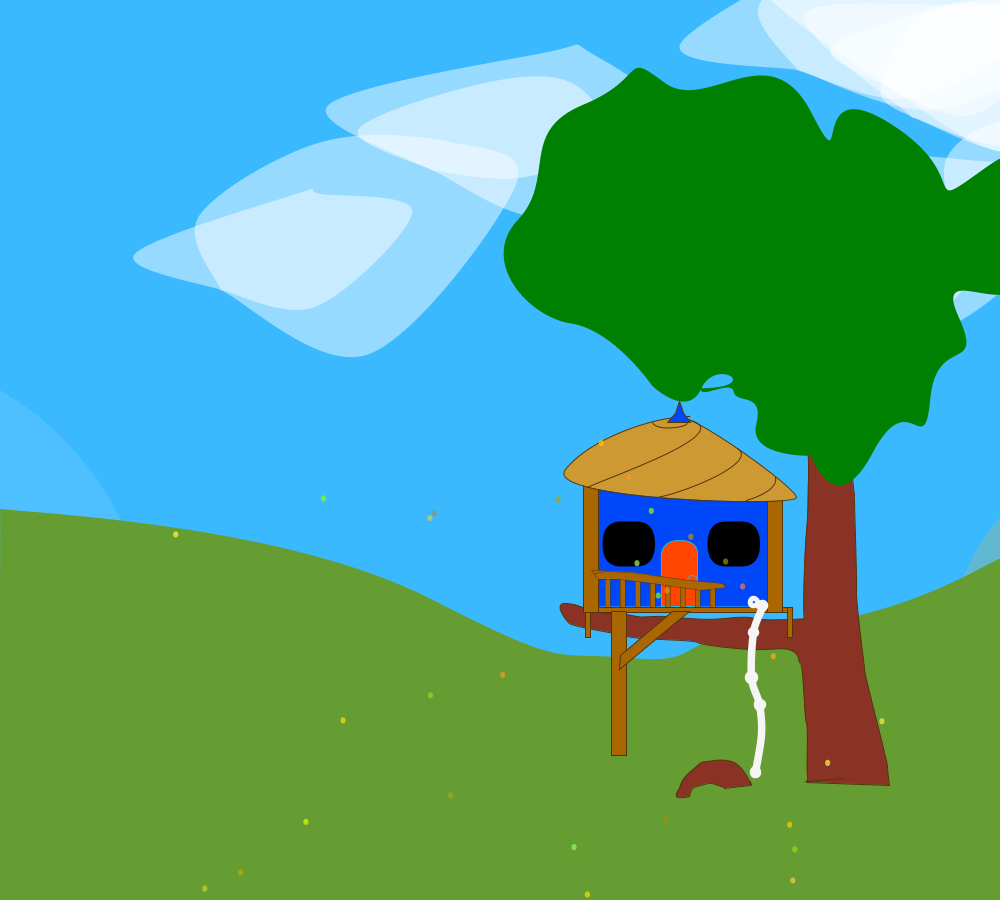
Frame 1 (no input)
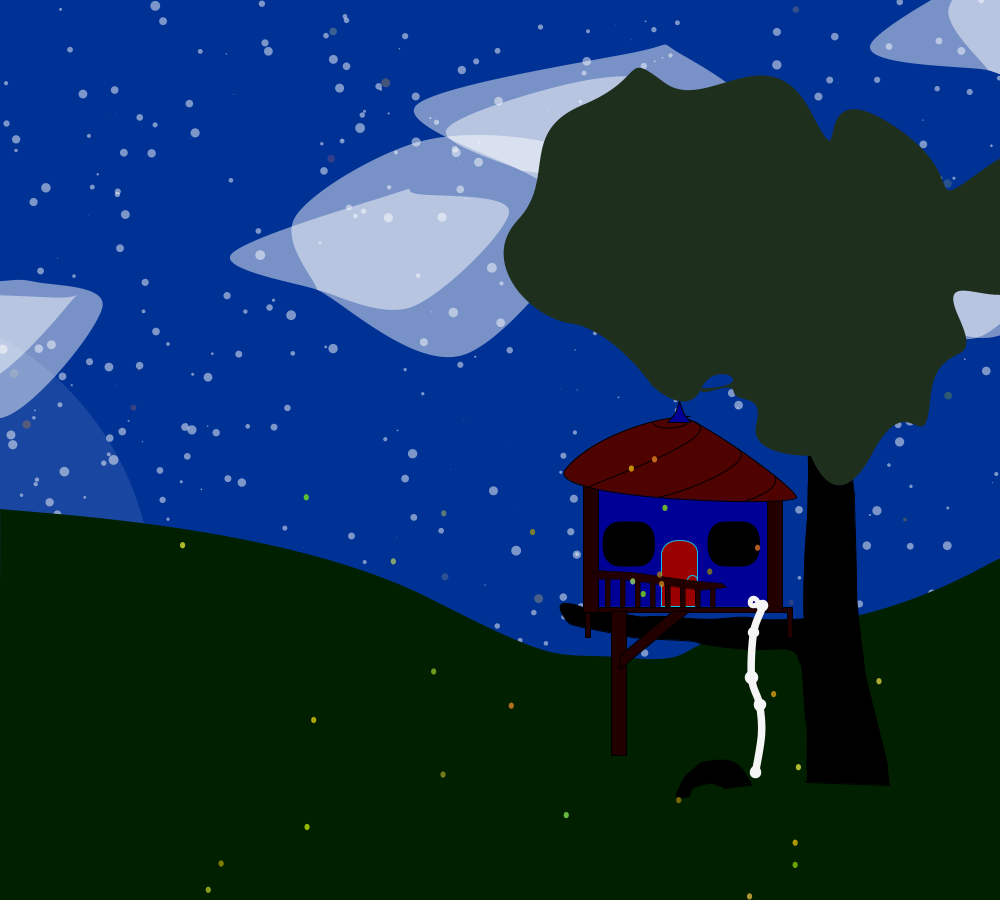
Frame 60 (the mouse pressed at the canvas centre just before this capture)
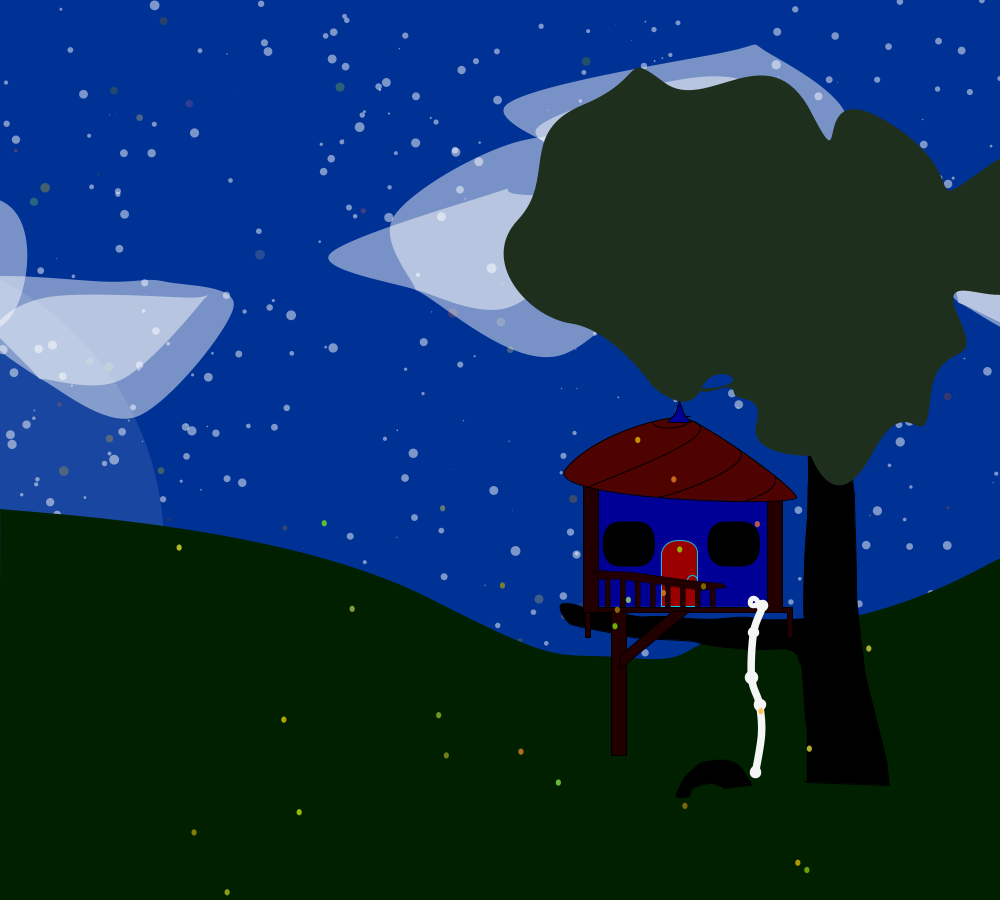
Frame 120 (the mouse held since frame 60 and released just before this capture)

The Processing sketch that drew these frames (run headless with seeded random() and noise(); from frame 60 on, the mouse is pressed at the canvas centre):

// Processing sketch: processing_133917
// ── processing_133917.pde

// James Robe
// NMD 295
// "My tree House" 1-22-14
//the following code is code design assistor

moon t1 = new moon();
Sun s1 = new Sun(); 
Cloud c1 = new Cloud(); 
Cloud c2 = new Cloud(); 
Cloud c3 = new Cloud(); 
Cloud c4 = new Cloud(); 
Cloud c5 = new Cloud(); 
Cloud c6 = new Cloud(); 
Cloud c7 = new Cloud(); 
Cloud c8 = new Cloud(); 


int numberShape = 1;
int number = 0;
float light1 = 0;
float light = 0;

int cChange;

ArrayList<Stars> manyStars;
ArrayList<fireflies> manyFlies;


// within the following are the color variables for all of 
// the colors I use within this simulation

color skyblue = #3BB9FF; //color of sky
color grassgreen = #659D32; //color of grass
color treebrown = #8A3324; //tree color
color treebrown1 = #53350A; // tree outline color
color sandybrown = #CC9933; //wood color for house
color indigo = #0147FA; // roof top peice and house color
color supportwood = #AA6600;
color door = #FF4500;
color rope = #F5F5F5;
color treeL = #008000;

// window color values
color windowDay = color(255, 255, 155); //window day color
color windowNight = color(255, 255, 155);//night window color

void setup()
{ 
  
  size(1000,900); // pretty self explanitory
  
  ///////////////////////////////////////////
  // set's up the array list for the star class
   manyStars = new ArrayList<Stars>();
  // in the beginning 500 star objects are added to the array
  // many stars, it asigns each of them a permanent location
    for (int i = 0; i <= 700; i += 1)
  {
    float starY = random(0, 1000);
    float starX = random(0, 1000);
    manyStars.add(new Stars(starX, starY));
  }
  /////////////////////////////////////////////
  manyFlies = new ArrayList<fireflies>();
  
  for (int i = 0; i <= 30; i += 1){
  float fireX = random(0, 1000);
  float fireY = random(450, 1000);
  manyFlies.add(new fireflies(fireX, fireY));
  }
  /////////////////////////////////////////////
  //set's up a firefly array list
  
}

void draw()
{
    background(skyblue);
    smooth(4);
  
  // says go count up to as many items that are in the array list
  // many stars and run the function run.  Run simply is a umbrella
  // function that runs a bunch of other function
  for(int i=0; i<manyStars.size(); i++){
  Stars currentStars = manyStars.get(i);
  currentStars.run();
  }
  
  
 
 
  // creating all of my cloud classes,  sun class,  and moon class
   
   t1.update(); // moon
   s1.update(); // sun
   
   // clouds,  I have 8
   c1.update(); 
   c2.update(); 
   c3.update(); 
   c4.update();
   c5.update(); 
   c6.update(); 
   c7.update(); 
   c8.update(); 


   
   
   
////////////////////////////////////////////////////////
//hard coded values for the background scenery
//this shape is the large ground green mass for the grass. 
  noStroke();
  fill(grassgreen);
beginShape();
vertex(0.0, 509.0);
bezierVertex(-22.0, 682.0, -65.0, 503.0, 0.0, 509.0);
bezierVertex(65.0, 515.0, 292.0, 528.0, 431.0, 599.0);
bezierVertex(570.0, 670.0, 550.0, 651.0, 631.0, 658.0);
bezierVertex(712.0, 665.0, 661.0, 637.0, 787.0, 627.0);
bezierVertex(913.0, 617.0, 999.0, 555.0, 1000.0, 559.0);
bezierVertex(1001.0, 563.0, 1001.0, 966.0, 1000.0, 975.0);
bezierVertex(999.0, 984.0, 3.0, 983.0, 0.0, 985.0);
bezierVertex(-3.0, 987.0, 1.0, 529.0, 0.0, 509.0);
endShape();




//master shift and translate function
scale(.5,.5);
translate(800,800);

// this is the code to draw the tree
fill(treebrown);
strokeWeight(2);
stroke(treebrown1);

beginShape();
vertex(812.0, 762.0);
bezierVertex(983.0, 749.0, 812.0, 762.0, 812.0, 762.0);
bezierVertex(812.0, 762.0, 816.0, 761.0, 814.0, 751.0);
bezierVertex(812.0, 741.0, 816.0, 651.0, 812.0, 645.0);
bezierVertex(808.0, 639.0, 807.0, 531.0, 801.0, 526.0);
bezierVertex(795.0, 521.0, 799.0, 510.0, 786.0, 503.0);
bezierVertex(773.0, 496.0, 768.0, 497.0, 730.0, 499.0);
bezierVertex(692.0, 501.0, 606.0, 490.0, 595.0, 484.0);
bezierVertex(584.0, 478.0, 479.0, 479.0, 455.0, 472.0);
bezierVertex(431.0, 465.0, 348.0, 453.0, 339.0, 446.0);
bezierVertex(330.0, 439.0, 305.0, 404.0, 333.0, 407.0);
bezierVertex(361.0, 410.0, 348.0, 410.0, 385.0, 420.0);
bezierVertex(422.0, 430.0, 411.0, 423.0, 448.0, 428.0);
bezierVertex(485.0, 433.0, 467.0, 435.0, 506.0, 433.0);
bezierVertex(545.0, 431.0, 594.0, 443.0, 649.0, 437.0);
bezierVertex(704.0, 431.0, 700.0, 437.0, 724.0, 439.0);
bezierVertex(748.0, 441.0, 813.0, 438.0, 809.0, 437.0);
bezierVertex(805.0, 436.0, 808.0, 308.0, 812.0, 265.0);
bezierVertex(816.0, 222.0, 815.0, 188.0, 816.0, 159.0);
bezierVertex(817.0, 130.0, 812.0, -30.0, 810.0, -30.0);
bezierVertex(808.0, -30.0, 884.0, -34.0, 884.0, -34.0);
bezierVertex(884.0, -34.0, 910.0, 215.0, 908.0, 188.0);
bezierVertex(906.0, 161.0, 914.0, 345.0, 913.0, 379.0);
bezierVertex(912.0, 413.0, 929.0, 528.0, 929.0, 539.0);
bezierVertex(929.0, 550.0, 975.0, 723.0, 975.0, 733.0);
bezierVertex(975.0, 743.0, 978.0, 770.0, 978.0, 770.0);
bezierVertex(978.0, 770.0, 813.0, 764.0, 813.0, 764.0);
endShape();

beginShape();
vertex(702.0, 770.0);
bezierVertex(697.0, 750.0, 702.0, 770.0, 702.0, 770.0);
bezierVertex(702.0, 770.0, 686.0, 729.0, 662.0, 723.0);
bezierVertex(638.0, 717.0, 627.0, 722.0, 614.0, 723.0);
bezierVertex(601.0, 724.0, 601.0, 725.0, 592.0, 733.0);
bezierVertex(583.0, 741.0, 583.0, 740.0, 572.0, 751.0);
bezierVertex(561.0, 762.0, 559.0, 776.0, 559.0, 776.0);
bezierVertex(559.0, 776.0, 550.0, 786.0, 553.0, 792.0);
bezierVertex(556.0, 798.0, 578.0, 792.0, 578.0, 792.0);
bezierVertex(578.0, 792.0, 581.0, 779.0, 584.0, 776.0);
bezierVertex(587.0, 773.0, 600.0, 770.0, 600.0, 770.0);
bezierVertex(600.0, 770.0, 618.0, 764.0, 624.0, 766.0);
bezierVertex(630.0, 768.0, 649.0, 775.0, 649.0, 775.0);
bezierVertex(649.0, 775.0, 648.0, 776.0, 648.0, 776.0);
bezierVertex(648.0, 776.0, 699.0, 770.0, 699.0, 770.0);
bezierVertex(699.0, 770.0, 703.0, 769.0, 703.0, 769.0);
endShape();


////////////////////building supports
fill(supportwood);
stroke(treebrown1);
strokeWeight(2);


//peices of wood at the very bottom of house
beginShape();
vertex(370,414);
vertex(775,414);
vertex(775,424);
vertex(370,424);
vertex(370,414);
endShape();

rect(775,414, 10, 60);
rect(370,414, 10, 60);

//support beams branching from the ground
rect(422,711,30, -288);

beginShape();
vertex(440,511);
vertex(545,423);
vertex(579,422);
vertex(439,539);
vertex(440,511);
endShape();

//building side supports
rect(366,170,30,254);
rect(765,170,-30,254);

////////////////////////end of building supports

//front wall
fill(indigo);
noStroke();
beginShape();
vertex(398,160);
vertex(734,193);
vertex(734,413);
vertex(398,413);
vertex(398,160);
endShape();

//door
fill(door);
stroke(#0EBFE9);
beginShape();
vertex(523.0, 412.0);
bezierVertex(523.0, 412.0, 523.0, 412.0, 523.0, 412.0);
bezierVertex(523.0, 412.0, 523.0, 308.0, 523.0, 308.0);
bezierVertex(523.0, 308.0, 523.0, 279.0, 561.0, 280.0);
bezierVertex(599.0, 281.0, 594.0, 309.0, 594.0, 309.0);
bezierVertex(594.0, 309.0, 594.0, 412.0, 594.0, 412.0);
bezierVertex(594.0, 412.0, 524.0, 412.0, 524.0, 412.0);
endShape();

ellipse(584,360,20,20);

//railway
stroke(treebrown1);
strokeWeight(1);
fill(supportwood);

rect(410,414,10,-60);
rect(440,414,10,-65);
rect(470,414,10,-64);
rect(500,414,10,-57);
rect(530,414,10,-54);
rect(560,414,10,-50);
rect(590,414,10,-48);
rect(620,414,10,-47);

beginShape();
vertex(411.0, 342.0);
bezierVertex(358.0, 353.0, 411.0, 342.0, 411.0, 342.0);
bezierVertex(411.0, 342.0, 463.0, 344.0, 463.0, 344.0);
bezierVertex(463.0, 344.0, 579.0, 361.0, 579.0, 361.0);
bezierVertex(579.0, 361.0, 644.0, 367.0, 644.0, 367.0);
bezierVertex(644.0, 367.0, 653.0, 375.0, 653.0, 375.0);
bezierVertex(653.0, 375.0, 603.0, 380.0, 603.0, 380.0);
bezierVertex(603.0, 380.0, 503.0, 366.0, 503.0, 366.0);
bezierVertex(503.0, 366.0, 438.0, 358.0, 438.0, 358.0);
bezierVertex(438.0, 358.0, 396.0, 358.0, 396.0, 358.0);
bezierVertex(396.0, 358.0, 383.0, 341.0, 383.0, 341.0);
bezierVertex(383.0, 341.0, 410.0, 341.0, 410.0, 341.0);
endShape();

//knotted rope
beginShape();
noFill();
strokeWeight(15);
stroke(#F5F5F5); //white smoke color
curveVertex(707,404);
curveVertex(724,411);
curveVertex(707,464);
curveVertex(703,555);
curveVertex(719,609);
curveVertex(722,668);
curveVertex(711,744);
curveVertex(711,744);
endShape();

ellipse(707,404, 10,10);
ellipse(724,411, 9,9);
ellipse(707,464, 7,7);
ellipse(703,555, 12,12);
ellipse(719,609, 10,10);
ellipse(711,744, 9, 9);

//the roof
fill(sandybrown);
stroke(treebrown1);
strokeWeight(2);
beginShape();
vertex(552.0, 35.0);
bezierVertex(563.0, 33.0, 607.0, 31.0, 552.0, 35.0);
bezierVertex(497.0, 39.0, 379.0, 77.0, 331.0, 138.0);
bezierVertex(283.0, 199.0, 793.0, 214.0, 793.0, 194.0);
bezierVertex(793.0, 174.0, 570.0, 16.0, 552.0, 35.0);
endShape();

//roof lines
noFill();
curve(-512, 58, 560, 37, 374, 174, 366, 142);
curve(250, 20, 674, 96, 512, 194, 366, 142);
curve(650, 20, 751, 154, 692, 201, 800, 142);
curve(500,-100, 505, 44, 559, 40, 200, 0);

//roof peice
fill(indigo);
beginShape();
vertex(537.0, 45.0);
bezierVertex(537.0, 45.0, 537.0, 45.0, 537.0, 45.0);
bezierVertex(537.0, 45.0, 581.0, 45.0, 581.0, 45.0);
bezierVertex(581.0, 45.0, 563.0, 21.0, 566.0, 26.0);
bezierVertex(569.0, 31.0, 559.0, 2.0, 559.0, 2.0);
bezierVertex(559.0, 2.0, 551.0, 26.0, 551.0, 26.0);
bezierVertex(551.0, 26.0, 535.0, 45.0, 535.0, 45.0);
endShape();

// code for tree leafs
scale(1.5, 1.8);
translate(-320,-405);
fill(treeL);
noStroke();
beginShape();
vertex(722.0, 392.0);
bezierVertex(806.0, 391.0, 741.0, 357.0, 722.0, 392.0);
bezierVertex(703.0, 427.0, 656.0, 389.0, 656.0, 389.0);
bezierVertex(656.0, 389.0, 605.0, 327.0, 548.0, 320.0);
bezierVertex(491.0, 313.0, 425.0, 251.0, 477.0, 205.0);
bezierVertex(529.0, 159.0, 477.0, 107.0, 564.0, 77.0);
bezierVertex(651.0, 47.0, 615.0, 16.0, 672.0, 52.0);
bezierVertex(729.0, 88.0, 812.0, -5.0, 868.0, 85.0);
bezierVertex(924.0, 175.0, 858.0, 37.0, 974.0, 98.0);
bezierVertex(1090.0, 159.0, 1006.0, 203.0, 1104.0, 145.0);
bezierVertex(1202.0, 87.0, 1172.0, 228.0, 1151.0, 272.0);
bezierVertex(1130.0, 316.0, 1030.0, 249.0, 1065.0, 313.0);
bezierVertex(1100.0, 377.0, 1035.0, 331.0, 1027.0, 404.0);
bezierVertex(1019.0, 477.0, 1000.0, 385.0, 950.0, 464.0);
bezierVertex(900.0, 543.0, 868.0, 467.0, 868.0, 467.0);
bezierVertex(868.0, 467.0, 784.0, 469.0, 795.0, 432.0);
bezierVertex(806.0, 395.0, 768.0, 410.0, 765.0, 396.0);
bezierVertex(762.0, 382.0, 721.0, 404.0, 721.0, 393.0);
endShape();
//end of background scenery
///////////////////////////////////////////////////////

///////////////////////////////////////////////////////
// if statements that control the overal lighting color commands

light = map(angle, 270, 360, 255,0); // light value simple

scale(1,1);
translate(0,0);


    if(angle > 180 && angle <= 270){
     
    light = map(angle, 180, 270, 225, 0);
  

     
  } 
  if(angle > 270 && angle <= 360){
     
    light = map(angle, 270, 360, 0, 225);
     
  } 
  
  if (angle >= 0 && angle <= 180)
  {
    light = 225;
  }

if (light > 130)
{  
skyblue = color(59 - (light - 20), 185 - (light - 90), 255 - (light - 120));
grassgreen = color(101 - (light - 50) , 157 - (light - 100), 50 - (light - 25));
treebrown = color(138 - (light - 80) , 51 - (light - 25), 36 - (light - 12)); //tree color
treebrown1 =  color(83 - (light - 25) , 53 - (light - 25), 10 - (light - 5)); // tree outline color
sandybrown = color(204 - (light - 100) , 153 - (light - 75), 51 - (light - 25)); //wood color for house
indigo = color(1, 71 - (light - 35), 250 - (light - 125)); // roof top peice and house color
supportwood = color(170 - (light - 90), 102 - (light - 50), 0);
door = color(255 - (light - 125), 69 - (light - 34), 0);
treeL = color(30, 158 - (light - 114), 30);
rope = color(245 - (light));
}


//fill(0,0,70, map(light, 0, 255, 0, 240));
//rect(-300,-200, 2000, 2000);

///////windows
color windowDay = color(192, 192, 192); //window day color
color windowNight = color(255, 152, 44); 
color windowSleep = color(0, 0, 0);

if (angle >= 150 && angle < 200)
{
  cChange = windowNight;
}

if (angle >= 150 && angle < 200 || angle > 320 && angle < 20)
{
  cChange = windowNight;
}

if (angle > 200 && angle <= 320)
{
  cChange = windowDay;
}

if (angle >= 20 && angle < 150)
{
  cChange = windowSleep;
}


fill(cChange);

noStroke();
strokeWeight(3);
rect(590, 540, 70, 50, 30);
rect(730, 540, 70, 50, 30);

for(int i=0; i<manyFlies.size(); i++){
  fireflies currentFly = manyFlies.get(i);
  currentFly.run();
  }

}

void keyPressed(){
  if (key=='f'){
    float fire1x = random(0,1000);
    float fire1y = random(0,1000);
    manyFlies.add(new fireflies(fire1x, fire1y));
  }
}










 // master angle variable,  controls the sine functions
 // for both the moon and the sun
 //  all of the below variables control the sin and cos 
float angle = 0;
float radius = 500;
int day = 24; // day in multiplyer
float inc = .00416 * day; // set's angle inc to be realistic to day





//////////////////////////////////////////// 
  class moon { 
    // x and y position control var for moon
float xM = sin(radians(angle)) * radius;
float yM = cos(radians(angle)) * radius;
  moon () {  

  } 
  void update() { 
//eliptical position control   
xM = cos(radians(angle + 180)) * (radius + 150) + 500;
yM = sin(radians(angle + 180)) * (radius) + 650;

// draw actual moon
fill(255);
arc(xM, yM, 80, 80, radians(50), radians(290), CHORD);

// draw out outer moon ellipses
fill(255, 255, 255, 25);
ellipse(xM, yM, 600, 600);
  }
 }
 
////////////////////////////////////////////

 class Sun { 
// x and y position control var for moon
float x = cos(radians(angle)) * radius;
float y = sin(radians(angle)) * radius;

  Sun () {  
  } 
  
  void update() { 
// updates x and y control points according to the angle var  
 x = cos(radians(angle)) * (radius + 150) + 500;
 y = sin(radians(angle)) * (radius) + 650;

// actual sun center  
  fill(253, 184, 19);
  noStroke();
  ellipse(x, y, 100, 100);
    
    
// outer sun rings
fill(253, 184, 19, 50);
ellipse(x, y, 200, 200);
ellipse(x, y, 400, 400);
    
// controls the angle variable,  setting it to zero if it exceeds
// 360
    if (angle > 360)
  {
    angle = 0; 
  }
  // increments the angle var by the time inc
  angle += inc;
  }
 }
 
 ////////////////////////////////////////////
 

 

 




class Cloud { 
float y = random(0, 400);
float speed = random(1, 4);
float scale = random(8, 15);
float scale1 = random(8, 15);

// initailizes random size for part 1 of cloud
float cx1 = random(-10,0);
float cy1 = random(-10,0);
float cx2 = random(0,10);
float cy2 = random(-10,-20);
float cx3 = random(10,20);
float cy3 = random(-10, -20);
float cx4 = random(20,10);
float cy4 = random(-10,0);
float cx5 = random(10,0);
float cy5 = random(0,5);

// initailizes random size for part 2 of cloud
float cc1 = random(-10,0);
float cv1 = random(-10,0);
float cc2 = random(0,10);
float cv2 = random(-10,-20);
float cc3 = random(10,20);
float cv3 = random(-10, -20);
float cc4 = random(20,10);
float cv4 = random(-10,0);
float cc5 = random(10,0);
float cv5 = random(0,5);


// the speed of the clouds
float cloudCount;

// controls the once run thing that makes the location of the cloud randon
boolean once = true;
  Cloud () {  

  } 
  
  void update() { 
    // tells each cloud to go to a random location on or off the screen. 
    //this only happense once when the simulation is started
    if (once == true)
    {
    cloudCount = random(-400, 1000);
    once =  false;
  } 
   
 
 // if the cloud if 
       if (cloudCount < 1000)
   {
     noStroke();
     fill(255, 255, 255, 120);
     beginShape();
     curveVertex(cloudCount, y);
     curveVertex(cloudCount, y);
     curveVertex(cloudCount + (cx1 * scale), y + (cy1 * scale));
     curveVertex(cloudCount + (cx2 * scale), y + (cy2 * scale));
     curveVertex(cloudCount + (cx3 * scale), y + (cy3 * scale));
     curveVertex(cloudCount + (cx4 * scale), y + (cy4 * scale));
     curveVertex(cloudCount + (cx5 * scale), y + (cy5 * scale));
     curveVertex(cloudCount, y);
     curveVertex(cloudCount, y);
   endShape();
   
 
   beginShape();
     curveVertex(cloudCount, y);
     curveVertex(cloudCount, y);
     curveVertex(cloudCount + (cc1 * scale1), y + (cv1 * scale1));
     curveVertex(cloudCount + (cc2 * scale1), y + (cv2 * scale1));
     curveVertex(cloudCount + (cc3 * scale1), y + (cv3 * scale1));
     curveVertex(cloudCount + (cc4 * scale1), y + (cv4 * scale1));
     curveVertex(cloudCount + (cc5 * scale1), y + (cv5 * scale1));
     curveVertex(cloudCount, y);
     curveVertex(cloudCount, y);
   endShape();
   
   
   cloudCount = cloudCount + speed;
   }
    if (cloudCount >= 1000 )
   {

 cloudCount = scale * random(-30, -400);
 y = random(0, 500);
 speed = random(.01, 1);
 scale = random(8, 15);
 cx1 = random(-10,0);
 cy1 = random(-10,0);
 cx2 = random(0,10);
 cy2 = random(-10,-20);
 cx3 = random(10,20);
 cy3 = random(-10, -20);
 cx4 = random(20,10);
 cy4 = random(-10,0);
 cx5 = random(10,0);
 cy5 = random(0,5);
 
 scale1 = random(8, 15);
 cc1 = random(-10,0);
 cv1 = random(-10,0);
 cc2 = random(0,10);
 cv2 = random(-10,-20);
 cc3 = random(10,20);
 cv3 = random(-10, -20);
 cc4 = random(20,10);
 cv4 = random(-10,0);
 cc5 = random(10,0);
 cv5 = random(0,5);
   }
  } 
} 


class fireflies{
int savedTime;
int totalTime = 5000 + int(random(8000));
float j,k;
boolean once = true;
int change = 1;
color firefly;
int count = millis();
float speedx = random(-1,1);
float speedy = random(-1,1);
float randomY = random(1000, 550);
float randomX = random(width);

 fireflies(float parameterX, float parameterY) { 
 j = parameterX;
 k = parameterY;


  } 
  
   void run(){
   makeFire();
   move();
   time();
   }
   
   void makeFire()
   {
     if (once == true){
     firefly = color(234 + random(-100, 100), 228 + random(-100, 100), 12 + random(-100, 100)); 
     once =  false;
     }

   if (light > 150) { 
     
   if (change >= 1)
   {
    fill(firefly, light - 50);
   }
   else {
     noFill();
   }
   }
   else {
     noFill();
   }
   
   noStroke();
   ellipse(j,k, 7, 7);
  }
   
  
  void move(){
  k += speedx;
  j += speedy;
  
  if (random(50) < 1){
    speedx = random(-1, 1);
    speedy = random(-1, 1);
    speedx *= -1;
    speedy *= -1;
    
  }
  }
  
void time()
{
  int passedTime = millis() - savedTime;
if (passedTime > totalTime) {
 change *= -1;
    savedTime = millis(); 
  }
}
    
  }


class Stars{
 float d, c;
float size; 
float  r = random(50);
float  j = random(50);
float k = random(50);
 Stars(float parameterX, float parameterY) { 
 
d = parameterX;
c = parameterY;
size = random(0,10);
  } 
  
   void run(){
   makeStars();
   }
   
   void makeStars()
   {
     d = d + random(-.1, .1);
     c = c + random(-.1, .1);
    
    if (random(10) < 1)
   {
     r = random(100, 200);
     j = random(100, 200);
     k = random(100, 200);
    } 
    else
    {
     r = 0;
     j = 0;
     k = 0; 
    }


    fill(255 - r, 255 - j, 255 - k, light - 100);
    noStroke();
    ellipse(d,c,size,size);
  }
 }



 

 
